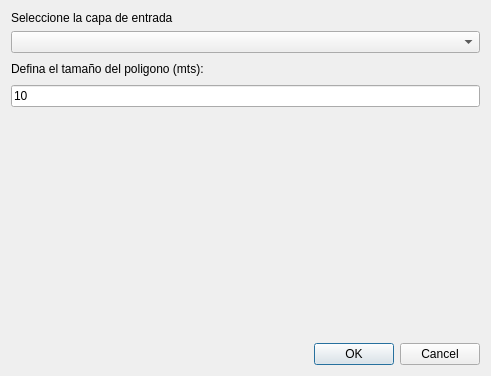
<?xml version="1.0" encoding="UTF-8"?>
<ui version="4.0">
 <class>spa_dialog_base</class>
 <widget class="QDialog" name="spa_dialog_base">
  <property name="geometry">
   <rect>
    <x>0</x>
    <y>0</y>
    <width>491</width>
    <height>376</height>
   </rect>
  </property>
  <property name="windowTitle">
   <string>Make Grid Area</string>
  </property>
  <layout class="QGridLayout" name="gridLayout">
   <item row="0" column="0">
    <layout class="QVBoxLayout" name="verticalLayout_3">
     <item>
      <layout class="QVBoxLayout" name="verticalLayout">
       <item>
        <widget class="QLabel" name="label">
         <property name="text">
          <string>Seleccione la capa de entrada</string>
         </property>
        </widget>
       </item>
       <item>
        <widget class="QComboBox" name="cboLayer"/>
       </item>
      </layout>
     </item>
     <item>
      <layout class="QVBoxLayout" name="verticalLayout_2">
       <item>
        <layout class="QHBoxLayout" name="horizontalLayout_2">
         <item>
          <widget class="QLabel" name="label_2">
           <property name="text">
            <string>Defina el tamaño del poligono (mts):</string>
           </property>
           <property name="margin">
            <number>1</number>
           </property>
          </widget>
         </item>
         <item>
          <spacer name="horizontalSpacer">
           <property name="orientation">
            <enum>Qt::Horizontal</enum>
           </property>
           <property name="sizeHint" stdset="0">
            <size>
             <width>40</width>
             <height>20</height>
            </size>
           </property>
          </spacer>
         </item>
        </layout>
       </item>
       <item>
        <widget class="QLineEdit" name="txtPixelLength">
         <property name="text">
          <string>10</string>
         </property>
         <property name="maxLength">
          <number>5</number>
         </property>
        </widget>
       </item>
       <item>
        <layout class="QHBoxLayout" name="horizontalLayout"/>
       </item>
      </layout>
     </item>
     <item>
      <spacer name="verticalSpacer">
       <property name="orientation">
        <enum>Qt::Vertical</enum>
       </property>
       <property name="sizeHint" stdset="0">
        <size>
         <width>20</width>
         <height>40</height>
        </size>
       </property>
      </spacer>
     </item>
     <item>
      <widget class="QDialogButtonBox" name="button_box">
       <property name="orientation">
        <enum>Qt::Horizontal</enum>
       </property>
       <property name="standardButtons">
        <set>QDialogButtonBox::Cancel|QDialogButtonBox::Ok</set>
       </property>
      </widget>
     </item>
    </layout>
   </item>
  </layout>
 </widget>
 <resources/>
 <connections>
  <connection>
   <sender>button_box</sender>
   <signal>accepted()</signal>
   <receiver>spa_dialog_base</receiver>
   <slot>accept()</slot>
   <hints>
    <hint type="sourcelabel">
     <x>10</x>
     <y>312</y>
    </hint>
    <hint type="destinationlabel">
     <x>20</x>
     <y>20</y>
    </hint>
   </hints>
  </connection>
  <connection>
   <sender>button_box</sender>
   <signal>rejected()</signal>
   <receiver>spa_dialog_base</receiver>
   <slot>reject()</slot>
   <hints>
    <hint type="sourcelabel">
     <x>10</x>
     <y>312</y>
    </hint>
    <hint type="destinationlabel">
     <x>20</x>
     <y>20</y>
    </hint>
   </hints>
  </connection>
 </connections>
</ui>
